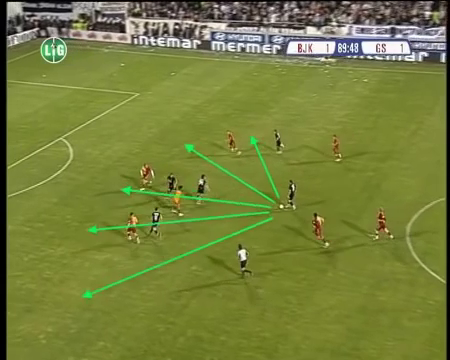
#> input picture frame 13 of VideoOkumaİşlemleri/sergenjk.mp4, 450 x 360 px
$ python kamera.py
#> lines starting #> are read from the running program, lines starting #| are printed output that depends on the picture
import cv2

kamera=cv2.VideoCapture("sergenjk.mp4")

while True:
    ret, goruntu=kamera.read()
#> goruntu is the input picture: shape (360, 450, 3); mean B, G, R 59.7, 128, 117.9

    griton=cv2.cvtColor(goruntu,cv2.COLOR_BGR2GRAY)
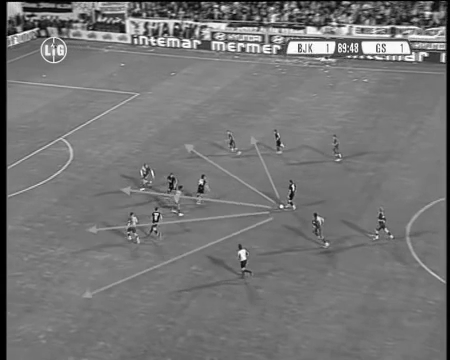
#> griton: shape (360, 450); min 0, max 255, mean 117.2

    cv2.imshow('Goruntu',goruntu)
    cv2.imshow('Gri Ton', griton)
    if cv2.waitKey(25) & 0xFF==ord('q'):
#> (key q is pressed here)
        break

kamera.release()
cv2.destroyAllWindows()

$ run again, starting later in the video
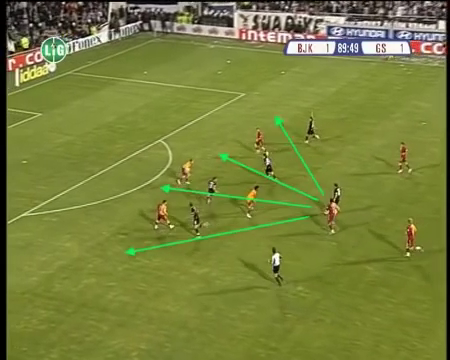
#> input picture frame 58 of VideoOkumaİşlemleri/sergenjk.mp4, 450 x 360 px
#> goruntu is the input picture: shape (360, 450, 3); mean B, G, R 59.4, 128.3, 119.4
#> `griton=cv2.cvtColor(goruntu,cv2.COLOR_BGR2GRAY)`:
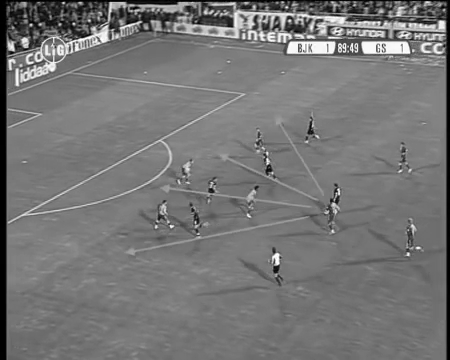
#> griton: shape (360, 450); min 0, max 255, mean 117.8

$ run again, starting later in the video
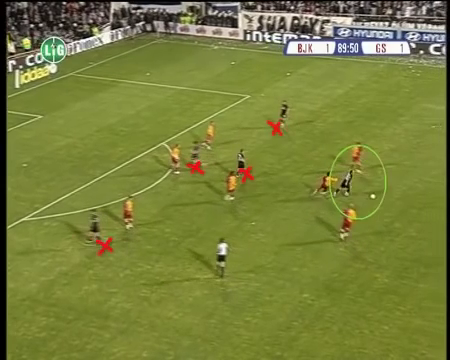
#> input picture frame 104 of VideoOkumaİşlemleri/sergenjk.mp4, 450 x 360 px
#> goruntu is the input picture: shape (360, 450, 3); mean B, G, R 59.1, 127.7, 119.8
#> `griton=cv2.cvtColor(goruntu,cv2.COLOR_BGR2GRAY)`:
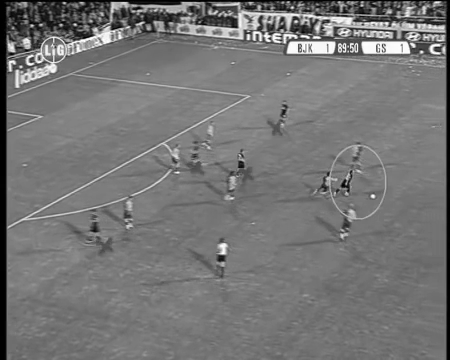
#> griton: shape (360, 450); min 0, max 255, mean 117.6
